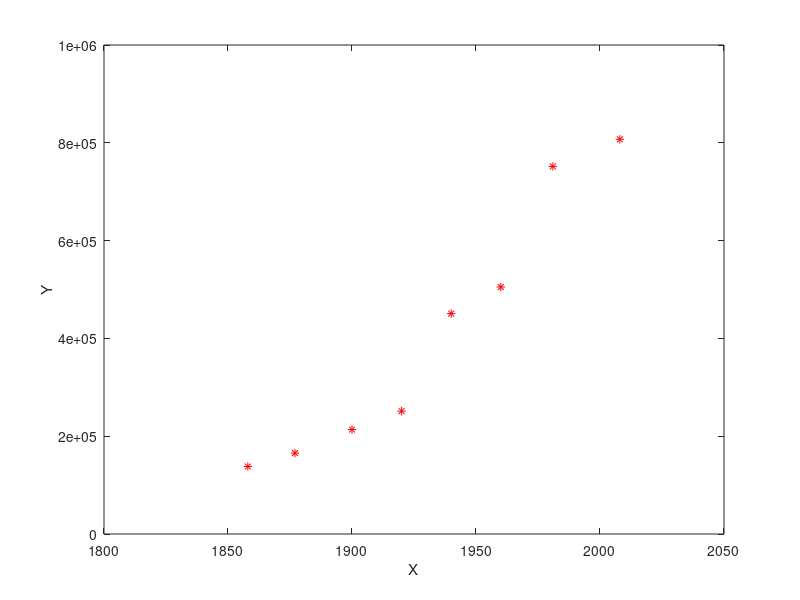
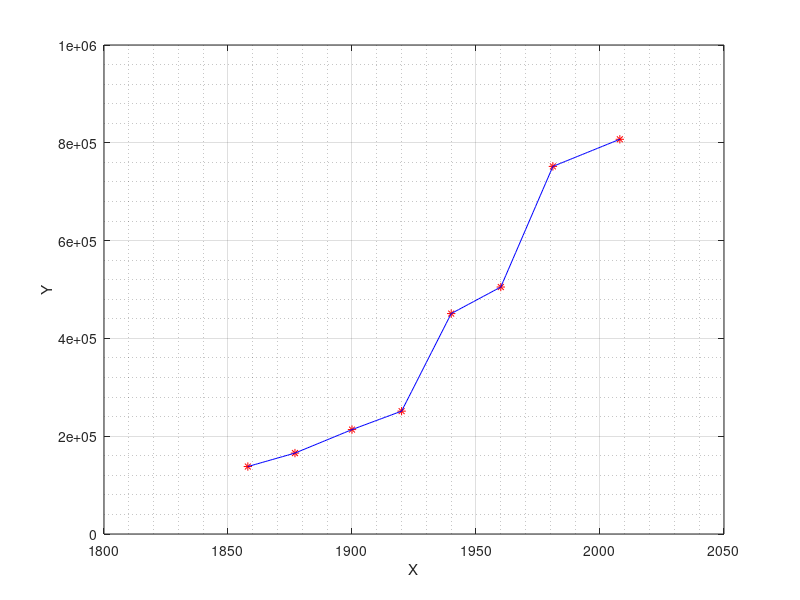

These figures' MATLAB source, in order: (Note: this script raises an error after producing the figures.)
# Aproximacion por minimos cuadrados.
# Ej01MC
clear all
clf
clc
x = [1858 1877 1900 1920 1940 1960 1981 2008]';
y = [137960 165466 213550 251258 450756 505066 751734 807200]'
# x = [1 2 3 4 5 6 7 8 9 10]'
# y = [1.3 3.5 4.2 5.0 7.0 8.8 10.1 12.5 13.0 15.6]'

figure(1)
plot(x,y,'r*');
xlabel ('X')
ylabel('Y')

format long
%y15 = interp1(x,y,3.5)

%v=1:1:10;
v=1858:1:2008;
y2 = interp1(x,y, v);
figure(2)
plot(x,y,'r*', v, y2,'b')
xlabel ('X')
ylabel('Y')
grid on
grid minor

[P, L] = Lagrange(x,y);

%p35 = polyval(P,3.5)

###############################
%p = polyfit(x,y,length(x)-1);
y3 = polyval(P,v);

%y35 = polyval(p,3.5)

figure(3)
plot(x,y,'r*', v, y2,'b', v, y3, 'm')
grid on
xlabel ('X')
ylabel('Y')

# Errores

Ea1 = abs(y15 - p35)
Ea2 = abs(y35 - p35)